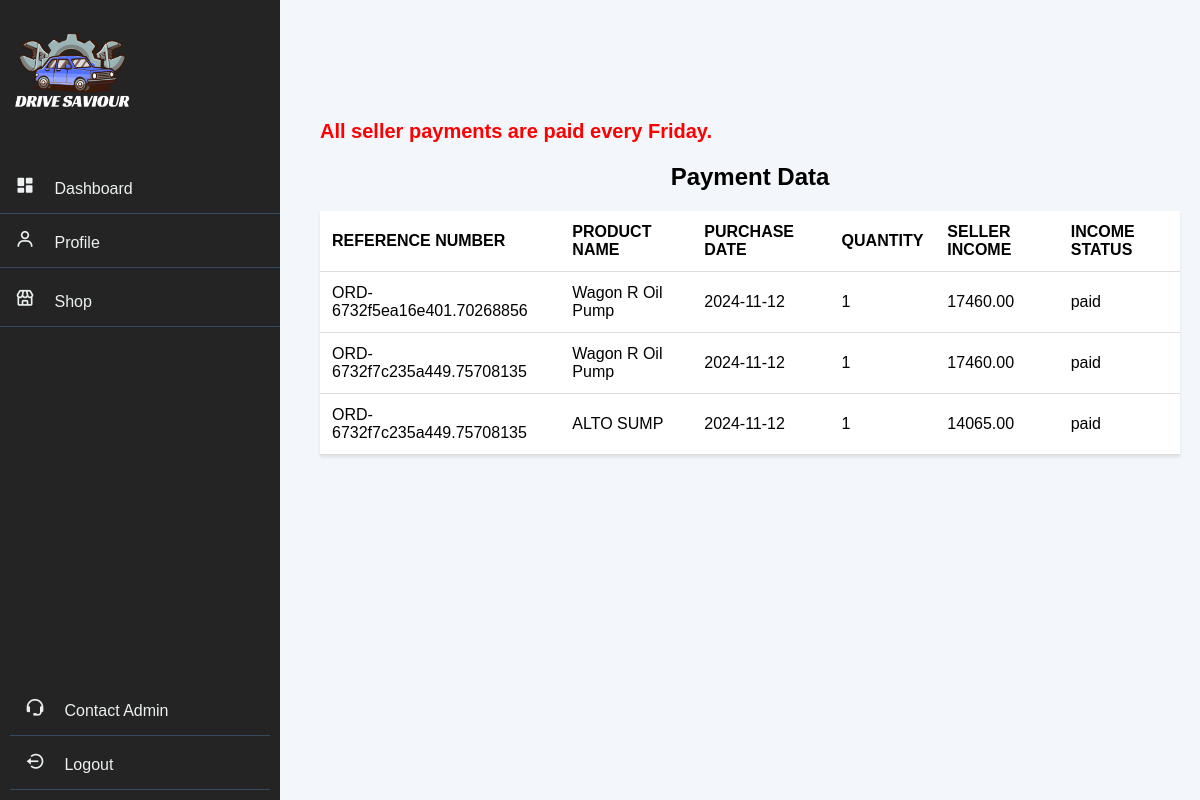
Page /shop_owner/Income/income.php (signed in) on the earlier database version.
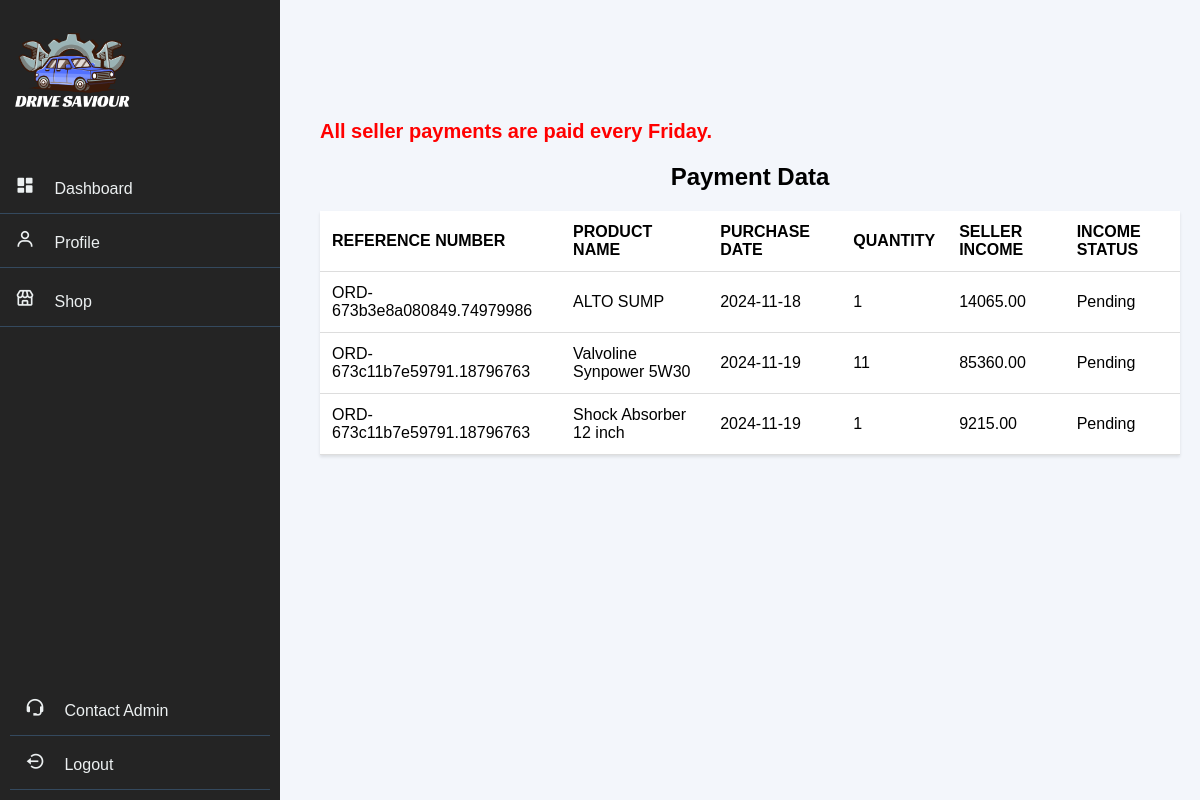
Same page on the later database version.
### tables this page shows
CREATE TABLE `orders` (
  `id` int(11) NOT NULL,
  `reference_number` varchar(255) DEFAULT NULL,
  `product_id` int(150) NOT NULL,
  `quantity` int(11) NOT NULL,
  `purchase_date` date NOT NULL,
  `item_total` decimal(10,2) DEFAULT NULL,
  `total_price` decimal(10,2) NOT NULL,
  `discount` decimal(10,2) DEFAULT NULL,
  `seller_income` decimal(10,2) NOT NULL,
  `commission` decimal(10,2) NOT NULL,
  `email` varchar(150) NOT NULL,
  `status` enum('Pending','Completed','Cancelled') DEFAULT 'Pending',
  `payment_status` varchar(255) DEFAULT 'Pending',
  `paid_date` date DEFAULT NULL
);

CREATE TABLE `products` (
  `id` int(11) NOT NULL,
  `shop_id` int(11) DEFAULT NULL,
  `cat_id` int(11) DEFAULT NULL,
  `product_name` varchar(255) NOT NULL,
  `image_url` varchar(255) DEFAULT NULL,
  `quantity_available` int(11) NOT NULL,
  `price` decimal(10,2) NOT NULL
);

### shop_owner/Income/income.php (the view, shortened to what this page needs)
<?php
require '../navbar/nav.php';
require '../../connection.php';
$loggedInOwnerEmail = $_SESSION['email'];
$orders_data = [];
try {
    $stmt_orders = $conn->prepare("SELECT o.*, p.product_name, p.shop_id, s.shop_name
                                   FROM orders o
                                   JOIN products p ON o.product_id = p.id
                                   JOIN shops s ON p.shop_id = s.id
                                   WHERE s.ownerEmail = ?");
    $stmt_orders->bind_param("s", $loggedInOwnerEmail);
    $stmt_orders->execute();
    $result_orders = $stmt_orders->get_result();
    while ($row = $result_orders->fetch_assoc()) {
        $orders_data[] = $row;
    }
} catch (Exception $e) {
    echo "Error: " . $e->getMessage();
    exit();
}
?>
<!DOCTYPE html>
<html lang="en">
<head>
    <link rel="stylesheet" href="../shop/style.css">
    <link rel="stylesheet" href="../navbar/style.css">
</head>
<body>
    <div class="main_container">
        <marquee behavior="scroll" direction="right" scrollamount="5" style="color: red; font-size: 20px; font-weight: bold;">All seller payments are paid every Friday.</marquee>
        <h2 class="title">Payment Data</h2>
        <table class="table">
            <thead>
                <tr>
                    <th>Reference Number</th>
                    <th>Product Name</th>
                    <th>Purchase Date</th>
                    <th>Quantity</th>
                    <th>Seller Income</th>
                    <th>Income Status</th>
                </tr>
            </thead>
            <tbody>
                <?php if (!empty($orders_data)): ?>
                    <?php foreach ($orders_data as $order): ?>
                        <tr>
                            <td data-cell="Reference Number"><?php echo htmlspecialchars($order['reference_number']); ?></td>
                            <td data-cell="Product Name"><?php echo htmlspecialchars($order['product_name']); ?></td>
                            <td data-cell="Purchase Date"><?php echo htmlspecialchars($order['purchase_date']); ?></td>
                            <td data-cell="Quantity"><?php echo htmlspecialchars($order['quantity']); ?></td>
                            <td data-cell="Seller Income"><?php echo htmlspecialchars($order['seller_income']); ?></td>
                            <td data-cell="Status"><?php echo htmlspecialchars($order['payment_status']); ?></td>
                        </tr>
                    <?php endforeach; ?>
                <?php else: ?>
                    <tr>
                        <td colspan="10" class="alert alert-danger">No orders found for your shop.</td>
                    </tr>
                <?php endif; ?>
            </tbody>
        </table>
    </div>
</body>
</html>

Differences in the rows shown:
removed orders: reference_number "ORD-6732f5ea16e401.70268856", product.product_name "Wagon R Oil Pump", purchase_date "2024-11-12", quantity "1", seller_income "17460.00", payment_status "paid"
removed orders: reference_number "ORD-6732f7c235a449.75708135", product.product_name "Wagon R Oil Pump", purchase_date "2024-11-12", quantity "1", seller_income "17460.00", payment_status "paid"
removed orders: reference_number "ORD-6732f7c235a449.75708135", product.product_name "ALTO SUMP", purchase_date "2024-11-12", quantity "1", seller_income "14065.00", payment_status "paid"
added orders: reference_number "ORD-673b3e8a080849.74979986", product.product_name "ALTO SUMP", purchase_date "2024-11-18", quantity "1", seller_income "14065.00", payment_status "Pending"
added orders: reference_number "ORD-673c11b7e59791.18796763", product.product_name "Valvoline Synpower 5W30", purchase_date "2024-11-19", quantity "11", seller_income "85360.00", payment_status "Pending"
added orders: reference_number "ORD-673c11b7e59791.18796763", product.product_name "Shock Absorber 12 inch", purchase_date "2024-11-19", quantity "1", seller_income "9215.00", payment_status "Pending"
